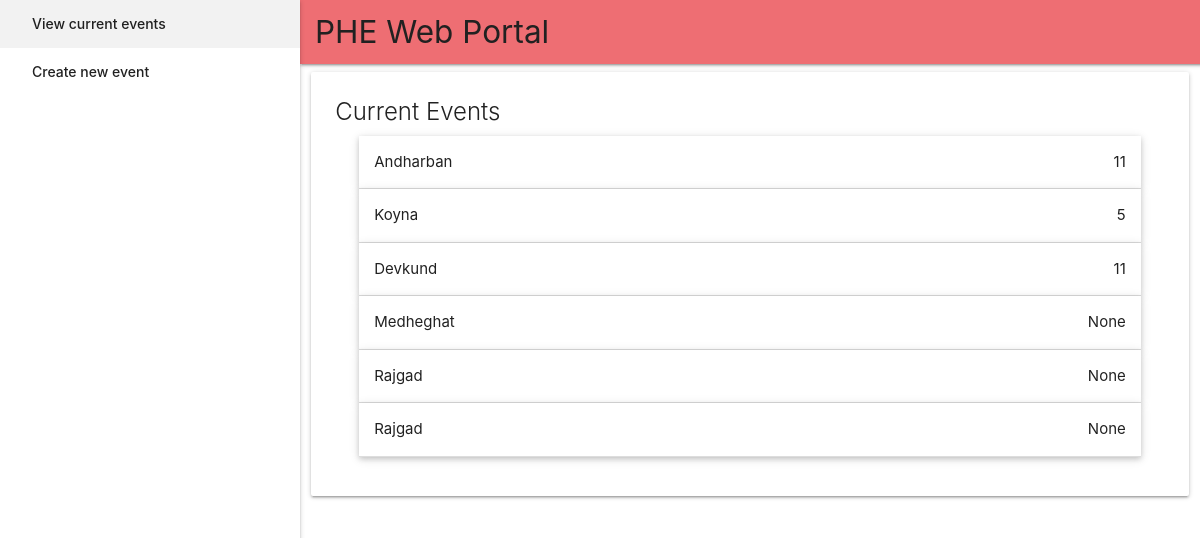
The page /portal/ on the database as committed earlier.
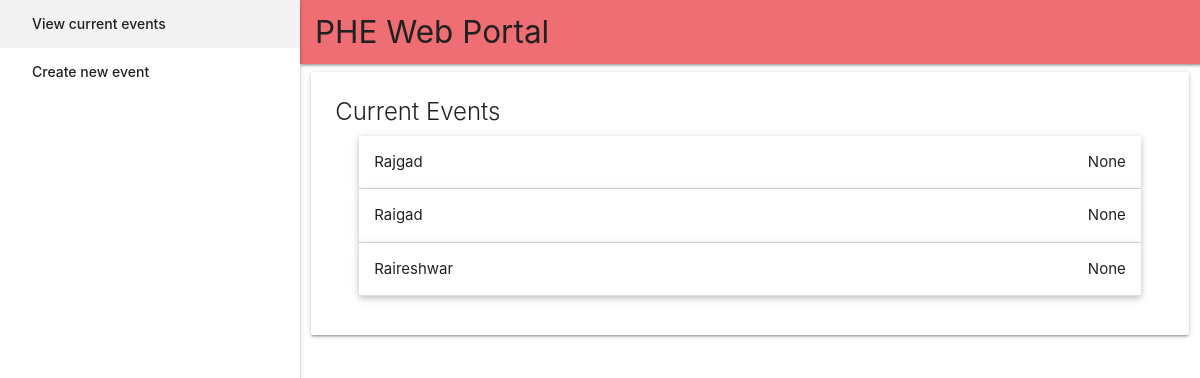
The same page on the database as committed later.
### portal/models.py (models this page shows, shortened)
class Event(models.Model):
    time_stamp = models.DateField(auto_now_add = True, help_text = 'Date on which event was created.')
    event_name = models.CharField(max_length = 100, help_text = 'Enter the name of the event.')
    event_date = models.DateField(help_text = 'Date of the event.')
    batch_size = models.PositiveIntegerField(help_text = 'Enter batch size.')
    event_type = models.CharField(max_length = 1, choices = EVENT_TYPES, default = 't', help_text = 'Type of event(Trek/Camping)')

### portal/views.py (the view)
# urls.py: path('', views.eventList, name='index'),
def eventList(request):
    events = Event.objects.all()
    for event in events:
        event.total = event.bookings.all().aggregate(Sum('participants_count'))['participants_count__sum']
        event.save()
    context = {'events' : events}
    return render(request, 'portal/event_list.html', context=context)

### portal/templates/portal/event_list.html (shortened to what this page needs)
{% extends "base_generic.html" %}
{% block content %}
    <span class="card-title">Current Events</span>
    {% if events %}
        <ul class="collapsible popout" data-collapsible = "accordion">
        {% for event in events %}
                <li>
                    <div class="collapsible-header" style ="display: block">
                        <div class="row" style ="margin-bottom: 0">
                            <div class="col s6 m6 l6">
                                <div>{{event.event_name}}</div>
                            </div>
                            <div class="col s6 m6 l6">
                                <div class="right-align">{{event.total}}</div>
                            </div>
                        </div>
                    </div>
                </li>
        {% endfor %}
         </ul>
    {% else %}
        <p>There are no current events.</p>
    {% endif %}
{% endblock %}

Rows that differ between the two databases and show on the page:
removed Event: event_name "Andharban", total "11"
removed Event: event_name "Koyna", total "5"
removed Event: event_name "Devkund", total "11"
removed Event: event_name "Medheghat", total "None"
removed Event: event_name "Rajgad", total "None"
added Event: event_name "Raigad", total "None"
added Event: event_name "Raireshwar", total "None"
